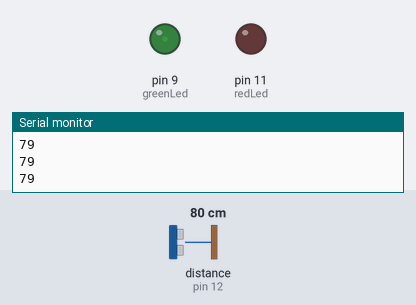
A sketch run on a simulated Arduino Uno, built with avr-gcc and run on an emulated ATmega328P. On the bench: output pins drawn as LEDs (lit = HIGH), the last lines printed to the serial monitor. Wiring (inferred from the names in the program): ultrasonic range finder: trigger pin 13; echo pin 12. The inputs (shaded band) are chosen by the test bench; at power-on: distance to the obstacle (sensor on pin 12) 80 cm. The echo pulse lasts 58.3 µs per cm; pins used as bus, display or sensor lines are not drawn.

Above: at 1.2 s.
1.3 s: distance to the obstacle (sensor on pin 12) set to 2 cm
At 2.5 s:
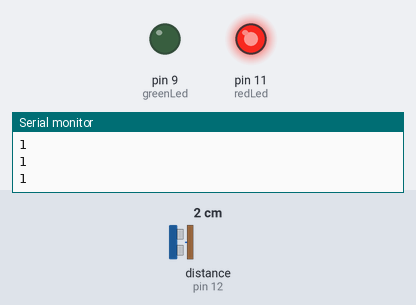
2.8 s: distance to the obstacle (sensor on pin 12) set to 9 cm
At 4.0 s:
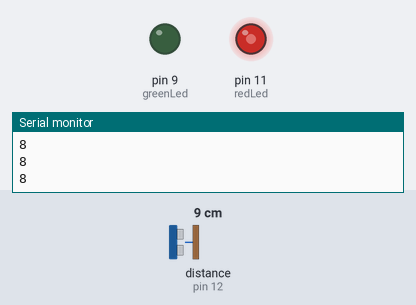
4.3 s: distance to the obstacle (sensor on pin 12) set to 18 cm
At 5.3 s:
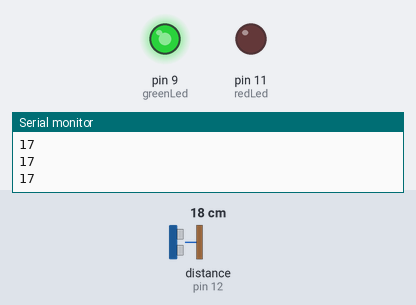
5.8 s: distance to the obstacle (sensor on pin 12) set to 35 cm
At 6.5 s:
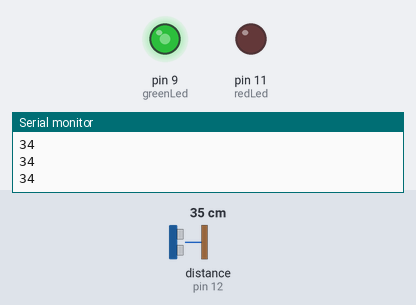
7.3 s: distance to the obstacle (sensor on pin 12) set to 60 cm
At 8.0 s:
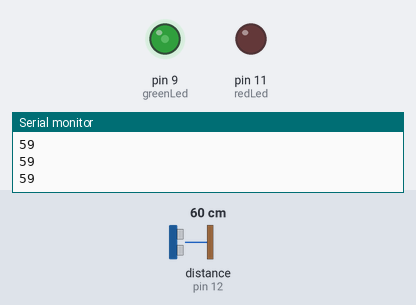
8.8 s: distance to the obstacle (sensor on pin 12) set to 120 cm
At 9.9 s:
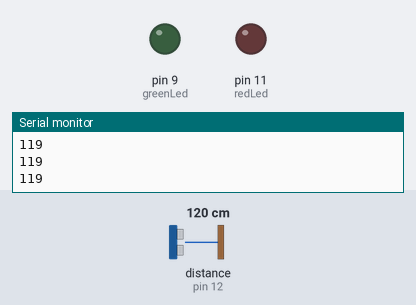
Timing chart, 0 to 11.3 s (numbered marks = the images above; inputs shaded):
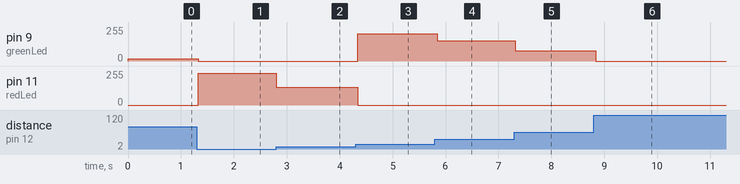

The sketch:

hc-sr04-lights.ino
```cpp
/**
 *
 * HC-SR04 Test program
 *
 * Ultrasonic Sensor HC-SR04 read values
 *
 * Author     : Francisco Igor <franciscoigor@gmail.com>
 * References : https://www.instructables.com/id/Simple-Arduino-and-HC-SR04-Example/ (example)
 *              https://www.mouser.com/ds/2/813/HCSR04-1022824.pdf (manual)
 *
 * Components
 * ----------
 * HC-SR04  - VCC  connected to 5V (+)
 *            TRIG connected to PIN 13 (trigPin)
 *            ECHO connected to PIN 12 (echoPin)
 *            GND  connected to GND (-)
 *
 *            Green Led connected (+) to PIN 9 through 330K resistor
 *            Red Led connected (+) to PIN 11 through 330K resistor
 *
 * Results
 * -------
 * Open serial monitor or Serial Plotter
 * to view sensor reading (in cms of distance)
 *
 */

#define trigPin 13
#define echoPin 12

#define redLed 11
#define greenLed 9

void setup() {
  Serial.begin (9600);

  pinMode(trigPin, OUTPUT);
  pinMode(echoPin, INPUT);

  pinMode(redLed, OUTPUT);
  pinMode(greenLed, OUTPUT);
}

void loop() {
  long duration, distance, prev;

  digitalWrite(trigPin, LOW);
  delayMicroseconds(2);
  digitalWrite(trigPin, HIGH);
  delayMicroseconds(10);
  digitalWrite(trigPin, LOW);

  duration = pulseIn(echoPin, HIGH);
  distance = (duration/2) / 29.1;

  if (distance<1000 ){
    Serial.println(distance);
  }


  if (distance<15 ){
    analogWrite(redLed,255 - (distance*15));
    analogWrite(greenLed,0);
  }
  else if (distance<80 ){
    analogWrite(greenLed,255-(distance*3));
    analogWrite(redLed,0);
  }else {
    analogWrite(redLed,0);
    analogWrite(greenLed,0);
  }

  prev = distance;

  delay(50);

}
```

Measured:
- after the input at 1.3 s, pin 9 (greenLed): 18/255 → 0/255 at once; pin 11 (redLed): 0/255 → 240/255 at once
- after the input at 2.8 s, pin 11 (redLed): 240/255 → 135/255 at once
- after the input at 4.3 s, pin 9 (greenLed): 0/255 → 204/255 at once; pin 11 (redLed): 135/255 → 0/255 at once
- after the input at 5.8 s, pin 9 (greenLed): 204/255 → 153/255 at once
- after the input at 7.3 s, pin 9 (greenLed): 153/255 → 78/255 at once
- after the input at 8.8 s, pin 9 (greenLed): 78/255 → 0/255 at once
